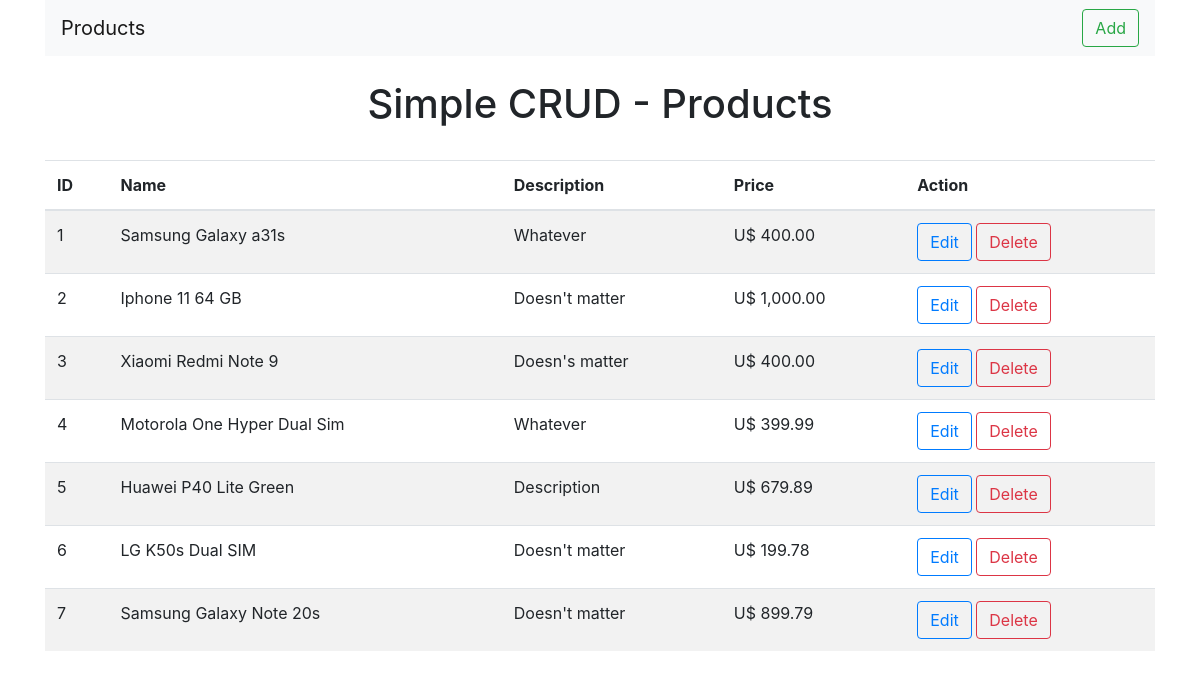
The page / on the database its author committed.
### core/models.py (models this page shows, shortened)
class Product(models.Model):
    name = models.CharField('Name', max_length=30, help_text="Máximum of 30 Characters")
    description = models.TextField('Description', max_length=100, blank=True, help_text="Máximum of 100 Characters")
    price = models.DecimalField('Price', max_digits=8, decimal_places=2)

### core/views.py (the view)
# urls.py: path('', IndexView.as_view(), name='index'),
class IndexView(ListView):
    models = Product
    template_name = 'index.html'
    queryset = Product.objects.all()
    context_object_name = 'products'

### core/templates/index.html
{% extends 'base.html' %}
{% load humanize %}
{% block content %}
    <div class="list-group">
        <center><h1>Simple CRUD - Products </h1></center><br>
        <table class="table table-striped">
            <thead>
                <tr>
                    <th scope="col">ID</th>
                    <th scope="col">Name</th>
                    <th scope="col">Description</th>
                    <th scope="col">Price</th>
                    <th scope="col">Action</th>
                </tr>
            </thead>
            <tbody>
                {% for items in products %}
                <tr>
                    <td>{{ items.id }}</td>
                    <td>{{ items.name }}</td>
                    <td>{{ items.description }}</td>
                    <td>U$ {{ items.price|intcomma }}</td>
                    <td>
                        <a class="btn btn-outline-primary" href="{% url 'upd_product' items.id %}">Edit</a>
                        <a class="btn btn-outline-danger" href="{% url 'del_product' items.id %}">Delete</a>
                    </td>
                </tr>
                {% endfor %}
            </tbody>
        </table>
    </div>
{% endblock %}

### core/templates/base.html (shortened to what this page needs)
{% load bootstrap4 %}
<!DOCTYPE html>
<html lang="en">
<head>
    {% bootstrap_css %}
</head>
<body>
    <div class="container">
        <nav class="navbar navbar-light bg-light">
          <a class="navbar-brand" href="{% url 'index' %}">Products</a>
          <a class="btn btn-outline-success my-2 my-sm-0" type="submit" href="{% url 'add_product' %}">Add</a>
        </nav>
    </div><br>
    <div class="container">
        {% block content %}
        {% endblock %}
    </div>
</body>
</html>

### rows shown on the page
Product: id "1", name "Samsung Galaxy a31s", description "Whatever", price "400.00"
Product: id "2", name "Iphone 11 64 GB", description "Doesn't matter", price "1,000.00"
Product: id "3", name "Xiaomi Redmi Note 9", description "Doesn's matter", price "400.00"
Product: id "4", name "Motorola One Hyper Dual Sim", description "Whatever", price "399.99"
Product: id "5", name "Huawei P40 Lite Green", description "Description", price "679.89"
Product: id "6", name "LG K50s Dual SIM", description "Doesn't matter", price "199.78"
Product: id "7", name "Samsung Galaxy Note 20s", description "Doesn't matter", price "899.79"
